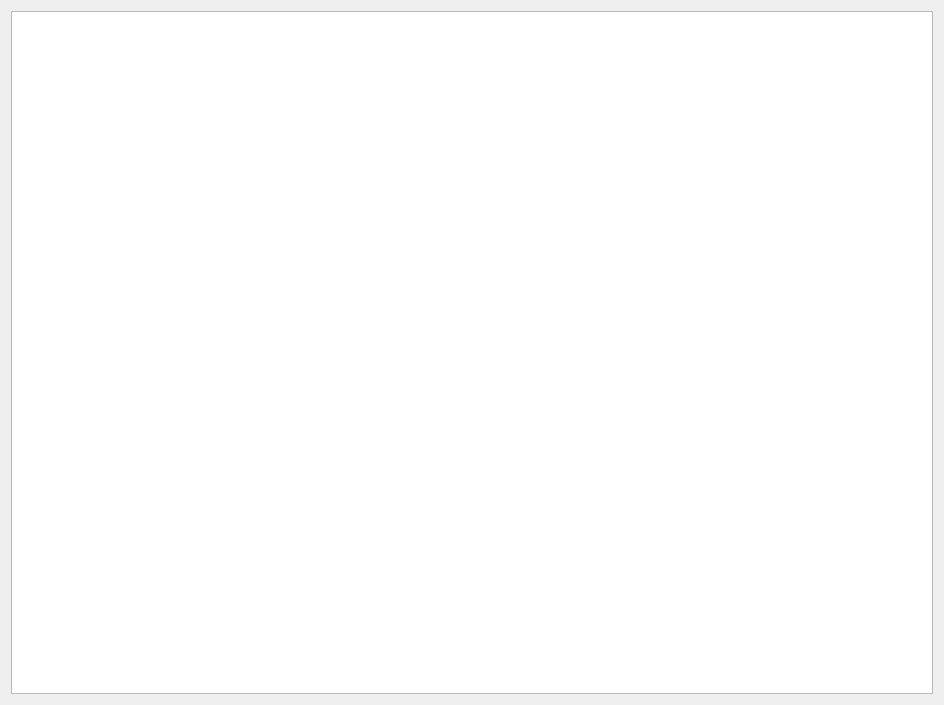
<?xml version="1.0" encoding="UTF-8"?>
<ui version="4.0">
 <class>GraphicsViewWidget</class>
 <widget class="QWidget" name="GraphicsViewWidget">
  <property name="geometry">
   <rect>
    <x>0</x>
    <y>0</y>
    <width>944</width>
    <height>705</height>
   </rect>
  </property>
  <property name="windowTitle">
   <string>Form</string>
  </property>
  <layout class="QGridLayout" name="gridLayout_2">
   <item row="0" column="0">
    <widget class="QGraphicsView" name="mGraphicsViewWidget"/>
   </item>
  </layout>
 </widget>
 <resources/>
 <connections/>
</ui>
